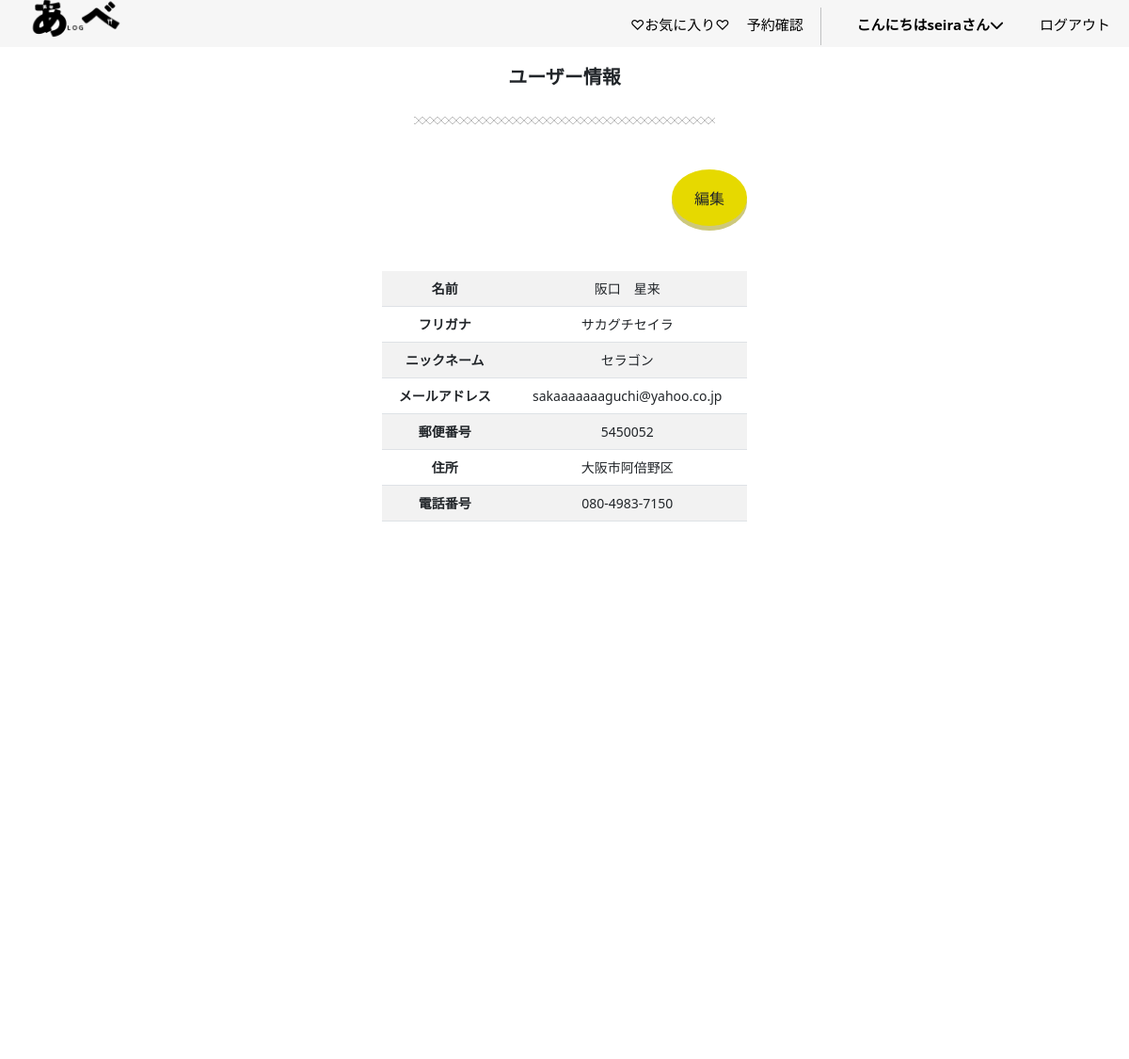
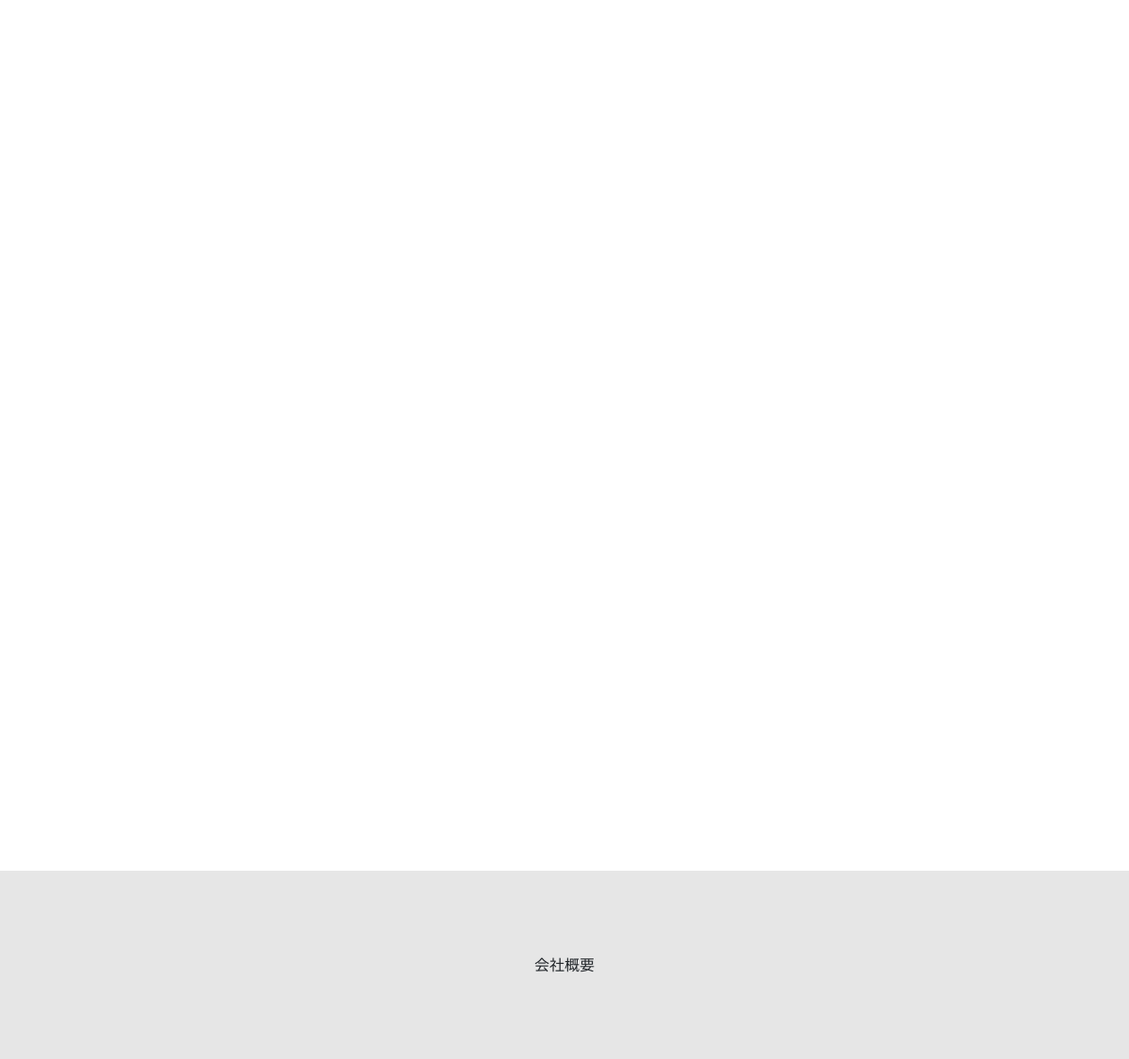
Page /profile/ (signed in) on the committed database (2 pictures, top to bottom).
### accounts/models.py (models this page shows)
class CustomUser(AbstractUser):
    email =models.EmailField(verbose_name='メールアドレス', unique=True, blank=False, null=False, default='') #unique:そのフィールドに保存される値がデータベース内で一意である必要がある(重複を許さない)
    full_name = models.CharField(verbose_name='名前', max_length=30, blank=False, null=False, default='')
    furigana = models.CharField(validators=[katakana_regex], verbose_name='フリガナ*スペースなし', max_length=30, blank=False, null=False, default='')
    handle = models.CharField(verbose_name='ニックネーム',max_length=50,default='',blank=False, null=False)
    postal_code = models.CharField(validators=[postal_code_regex], max_length=7, verbose_name='郵便番号*ハイフンなし', blank=False, null=False, default='')
    address = models.CharField(verbose_name='住所',max_length=50,blank=False, null=False, default='')
    phone_number = models.CharField(verbose_name='電話番号（例: 090-1234-5678）', max_length=20, validators=[phone_number_regex],blank=False, null=False, default='')
    class Meta:
        verbose_name_plural = 'CustomUser'

### gourmet/views.py (the view)
# urls.py: path('profile/',views.ProFileView.as_view(),name='profile'),
class ProFileView(LoginRequiredMixin,UpdateView):
    model = CustomUser
    template_name = 'profile.html'
    form_class = ProfileForm
    success_url = reverse_lazy('gourmet:profile')
    def get_object(self):
        return self.request.user

### gourmet/context_processors.py (called while the page is built)
def member_status(request):
    if request.user.is_authenticated:
        from gourmet.models import Member
        is_member = Member.objects.filter(user=request.user).exists()
        return {'is_member': is_member}
    return {'is_member': False}

### gourmet/templates/profile.html (shortened to what this page needs)
{% extends 'base.html' %}
{% load static %}
{% block active-effe3 %}active{% endblock %}
{% block contents %}
<div class="a_detail">
    <div class="store-h1">
        <h1>ユーザー情報</h1>
    </div>
    <hr class="hr1 mb-5">
    <div class="row justify-content-center">
        <div class="col-md-6">
            <div class="d-flex justify-content-end mb-5">
                <a href="{% url 'gourmet:profile_update' object.pk %}" class="btn btn--circle" type="submit">編集</a>
            </div>
            <table class="table table-striped">
                <tr>
                    <th>名前</th> <td>{{user.full_name}}</td>
                </tr>
                <tr>
                    <th>フリガナ</th> <td>{{user.furigana}}</td>
                </tr>
                <tr>
                    <th>ニックネーム</th> <td>{{user.handle}}</td>
                </tr>
                <tr>
                    <th>メールアドレス</th> <td>{{user.email}}</td>
                </tr>
                <tr>
                    <th>郵便番号</th> <td>{{user.postal_code}}</td>
                </tr>
                <tr>
                    <th>住所</th> <td>{{user.address}}</td>
                </tr>
                <tr>
                    <th>電話番号</th> <td>{{user.phone_number}}</td>
                </tr>
            </table>
        </div>
    </div>
</div>
{% endblock %}

### gourmet/templates/base.html (shortened to what this page needs)
{% load static %}
<!DOCTYPE html>
<html lang="ja">
<head>
    <link rel="stylesheet" type="text/css" href="{% static 'css/mystyle.css' %}">
    <link href="https://cdn.jsdelivr.net/npm/bootstrap@5.3.0-alpha3/dist/css/bootstrap.min.css" rel="stylesheet">
    <link rel="stylesheet" type="text/css" href="https://unpkg.com/swiper@8/swiper.min.css">
    <link href="https://cdn.jsdelivr.net/npm/bootstrap-icons/font/bootstrap-icons.css" rel="stylesheet">
    <link rel="stylesheet" href="https://cdn.jsdelivr.net/npm/destyle.css@3.0.2/destyle.min.css">
</head>
<body>
    <div>
        <header class="header">
            <div class="header__inner">
              <h1 class="header__title header-title">
                <a href="{% url 'gourmet:top'%}">
                  <img src="{% static 'images/abelog_logo.png' %}" alt="ロゴ画像">
                </a>
              </h1>
              <nav class="header__nav nav" id="js-nav">
                <ul class="nav__items nav-items">
                  {% if user.is_authenticated %}
                    <li class="nav-items__item nav-active {% block active-effe %}{% endblock %}"><a href="{% url 'gourmet:like_list'%}">♡お気に入り♡</a></li>
                    <li class="nav-items__item nav-active {% block active-effe2 %}{% endblock %}"><a href="{%url 'gourmet:reserve_list'%}">予約確認</a></li>
                    <li class="nav-items__item" id="menu__item">
                      <a href="{% url 'gourmet:profile' %}" class="menu__link nav-active {% block active-effe3 %}{% endblock %}">こんにちは{{ user.username }}さん<i class="fa-solid fa-chevron-down"></i></a>
                    </li>
                    <li class="nav-items__item"><a href="{% url 'account_logout'%}">ログアウト</a></li>
                  {% endif %}
                  </ul>
              </nav>
            </div>
      </header>
        <main>
          <div class="main">
            {% block contents %}{% endblock %}
          </div>
        </main>
        <footer class="footer">
          <div>
            会社概要
          </div>
        </footer>
      </div>
</body>
</html>

### static/css/mystyle.css (style rules this page uses)
a { text-decoration: none !important; }
ul, li { list-style: none; }
main { background-color: #FFF; height: 2000px; width: 100%; position: relative; margin-top: 50px; }
.footer { background-color: #e6e6e6; height: 200px; display: flex; }
.footer div { margin: auto; }
.header { background-color: #f6f6f6; width: 100%; height: 50px; position: fixed; top: 0; left: 0; right: 0; z-index: 999; }
.header__inner { padding: 0 20px; display: flex; align-items: center; justify-content: space-between; height: inherit; position: relative; }
.header__title { width: 100px; height: auto; }
@media screen and (min-width: 960px) { .header__title { width: 120px; } }
.header__title img { display: block; width: 100%; height: 100%; }
.header__nav { position: absolute; right: 0; left: 0; top: 0; width: 100%; height: 100vh; transform: translateX(100%); background-color: #fff; transition: ease .4s; }
@media screen and (min-width: 960px) { .header__nav { position: static; transform: initial; background-color: inherit; height: inherit; display: flex; justify-content: end; width: 50%; } }
@media screen and (min-width: 960px) { .nav__items { width: 100%; display: flex; align-items: center; height: initial; justify-content: space-between; } }
.nav-items { padding-top: 250px; padding-bottom: 200px; padding-left: 70px; }
@media screen and (min-width: 960px) { .nav-items { padding-top: inherit; padding-bottom: inherit; } }
.nav-items__item a { color: black; width: 100%; display: block; text-align: left; font-size: 15px; margin-bottom: 20px; }
@media screen and (min-width: 960px) { .nav-items__item a { margin-bottom: 0; margin-top: 5px; } }
.nav-items__item:last-child a { margin-bottom: 0; }
:root { --easing: cubic-bezier(.2, 1, .2, 1); --transition: .8s var(--easing); --color-base: #f8f8f8; --color-gray: #ddd; --color-theme: #f5695f; --color-theme-darken: #f12617; --box-shadow: .8rem .8rem 1.2rem rgba(0, 0, 0, .05), -.8rem -.8rem 1.2rem #fff; --box-shadow-hover: 1rem 1rem 1.5rem rgba(0, 0, 0, .08), -1rem -1rem 1.5rem #fff; --box-shadow-inset: inset .8rem .8rem 1.2rem rgba(0, 0, 0, .05), inset -.8rem -.8rem 1.2rem #fff; --box-shadow-dark: .8rem .8rem 1.2rem rgba(0, 0, 0, .1), -.8rem -.8rem 1.2rem rgba(#fff,.2); }
html { font-size: 100%; line-height: 1.8; height: 100%; word-break: break-word; color: #333; background-color: var(--color-base); -webkit-appearance: none; -webkit-tap-highlight-color: transparent; }
body { font-size: 2rem; margin-top: 30px auto; margin-bottom: 0; }
*, *::before, *::after { -webkit-box-sizing: border-box; box-sizing: border-box; }
h1, h2, h3, h4, h5, h6 { font-size: 1.6rem; margin: 0; padding: 0; }
main { display: block; }
.a_detail { text-align: center; }
.store-h1 { padding-top: 20px; margin-top: 30px; margin-bottom: 30px; }
@media screen and (min-width: 960px) { .a_detail { padding:0 200px !important; } }
.a_detail { font-size: 14px; padding:0 30px }
.a_detail h1 { font-size: 20px; font-weight: bold; }
.hr1 { position: relative; overflow: visible; text-align: center; border-width: 0; height: 8px; background-image: repeating-linear-gradient(45deg, black 0, black 1px, transparent 0, transparent 50%), repeating-linear-gradient(135deg, black 0, black 1px, transparent 0, transparent 50%); background-size: 8px 8px; width: 40%; margin: 0 auto; }
a.btn--circle { border-radius: 50%; line-height: 60px; width: 80px; height: 60px; padding: 0; -webkit-box-shadow: 0 5px 0 #e6d900; box-shadow: 0 5px 0 #cdc87c; background-color: #e6d900; }
.menu__link { display: block; padding: 10px 20px; position: relative; }
.nav-active.active { font-weight: bold; }
.nav-items__item { -webkit-transition: all 0.5s ease-out; transition: all 0.5s ease-out; }

### rows in the picture
CustomUser: username "seira", full_name "阪口 星来", furigana "サカグチセイラ", handle "セラゴン", email "sakaaaaaaaguchi@yahoo.co.jp", postal_code "5450052", address "大阪市阿倍野区", phone_number "080-4983-7150"
